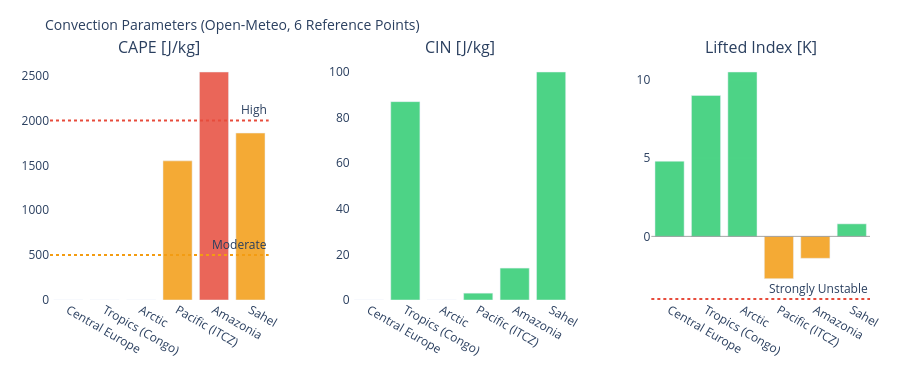

The notebook cell saved with this chart:
### Markdown cell above
---
## 3. Visualizations

### Code cell
# ============================================================
# CAPE / CIN / LIFTED INDEX – Convection potential
# ============================================================

if not df_atm.empty:
    fig = make_subplots(
        rows=1, cols=3,
        subplot_titles=['CAPE [J/kg]', 'CIN [J/kg]', 'Lifted Index [K]'],
        horizontal_spacing=0.1
    )
    pts = df_atm['point'].tolist()
    pt_colors = ['#E85D24','#185FA5','#888780','#378ADD','#639922','#F2A623']

    # CAPE – höher = mehr Gewitterpotential
    cape_vals = df_atm['cape'].fillna(0).tolist()
    cape_colors = ['#e74c3c' if v > 2000 else '#f39c12' if v > 500 else '#2ecc71'
                   for v in cape_vals]
    fig.add_trace(go.Bar(x=pts, y=cape_vals, marker_color=cape_colors,
                         opacity=0.85, showlegend=False), row=1, col=1)
    fig.add_hline(y=2000, line_dash='dot', line_color='#e74c3c',
                  annotation_text='High', row=1, col=1)
    fig.add_hline(y=500,  line_dash='dot', line_color='#f39c12',
                  annotation_text='Moderate', row=1, col=1)

    # CIN – negativer = stärker gedeckelt (weniger Auslöse)
    cin_vals = df_atm['cin'].fillna(0).tolist()
    cin_colors = ['#e74c3c' if v < -200 else '#f39c12' if v < -50 else '#2ecc71'
                  for v in cin_vals]
    fig.add_trace(go.Bar(x=pts, y=cin_vals, marker_color=cin_colors,
                         opacity=0.85, showlegend=False), row=1, col=2)

    # Lifted Index – negativ = instabil
    li_vals = df_atm['li'].fillna(0).tolist()
    li_colors = ['#e74c3c' if v < -4 else '#f39c12' if v < 0 else '#2ecc71'
                 for v in li_vals]
    fig.add_trace(go.Bar(x=pts, y=li_vals, marker_color=li_colors,
                         opacity=0.85, showlegend=False), row=1, col=3)
    fig.add_hline(y=0, line_color='gray', line_width=0.7, row=1, col=3)
    fig.add_hline(y=-4, line_dash='dot', line_color='#e74c3c',
                  annotation_text='Strongly Unstable', row=1, col=3)

    fig.update_layout(
        title=dict(text='Convection Parameters (Open-Meteo, 6 Reference Points)', font=dict(size=14)),
        height=380, plot_bgcolor='rgba(0,0,0,0)', paper_bgcolor='rgba(0,0,0,0)',
        margin=dict(l=50, r=30, t=60, b=80)
    )
    fig.update_xaxes(tickangle=30)
    fig.show()

### Figure 1 — Plotly figure (JSON) as saved in the notebook; plotly's stock layout.template omitted (floating-point values rounded to 4 significant figures)
{"data": [{"marker": {"color": ["#2ecc71", "#2ecc71", "#2ecc71", "#f39c12", "#e74c3c", "#f39c12"]}, "opacity": 0.85, "showlegend": false, "type": "bar", "x": ["Central Europe", "Tropics (Congo)", "Arctic", "Pacific (ITCZ)", "Amazonia", "Sahel"], "xaxis": "x", "y": [0.0, 0.0, 0.0, 1550.0, 2540.0, 1860.0], "yaxis": "y"}, {"marker": {"color": ["#2ecc71", "#2ecc71", "#2ecc71", "#2ecc71", "#2ecc71", "#2ecc71"]}, "opacity": 0.85, "showlegend": false, "type": "bar", "x": ["Central Europe", "Tropics (Congo)", "Arctic", "Pacific (ITCZ)", "Amazonia", "Sahel"], "xaxis": "x2", "y": [0.0, 87.0, 0.0, 3.0, 14.0, 100.0], "yaxis": "y2"}, {"marker": {"color": ["#2ecc71", "#2ecc71", "#2ecc71", "#f39c12", "#f39c12", "#2ecc71"]}, "opacity": 0.85, "showlegend": false, "type": "bar", "x": ["Central Europe", "Tropics (Congo)", "Arctic", "Pacific (ITCZ)", "Amazonia", "Sahel"], "xaxis": "x3", "y": [4.8, 9.0, 10.5, -2.7, -1.4, 0.8], "yaxis": "y3"}], "layout": {"annotations": [{"font": {"size": 16}, "showarrow": false, "text": "CAPE [J/kg]", "x": 0.1333, "xanchor": "center", "xref": "paper", "y": 1.0, "yanchor": "bottom", "yref": "paper"}, {"font": {"size": 16}, "showarrow": false, "text": "CIN [J/kg]", "x": 0.5, "xanchor": "center", "xref": "paper", "y": 1.0, "yanchor": "bottom", "yref": "paper"}, {"font": {"size": 16}, "showarrow": false, "text": "Lifted Index [K]", "x": 0.8667, "xanchor": "center", "xref": "paper", "y": 1.0, "yanchor": "bottom", "yref": "paper"}, {"showarrow": false, "text": "High", "x": 1, "xanchor": "right", "xref": "x domain", "y": 2000, "yanchor": "bottom", "yref": "y"}, {"showarrow": false, "text": "Moderate", "x": 1, "xanchor": "right", "xref": "x domain", "y": 500, "yanchor": "bottom", "yref": "y"}, {"showarrow": false, "text": "Strongly Unstable", "x": 1, "xanchor": "right", "xref": "x3 domain", "y": -4, "yanchor": "bottom", "yref": "y3"}], "height": 380, "margin": {"b": 80, "l": 50, "r": 30, "t": 60}, "paper_bgcolor": "rgba(0,0,0,0)", "plot_bgcolor": "rgba(0,0,0,0)", "shapes": [{"line": {"color": "#e74c3c", "dash": "dot"}, "type": "line", "x0": 0, "x1": 1, "xref": "x domain", "y0": 2000, "y1": 2000, "yref": "y"}, {"line": {"color": "#f39c12", "dash": "dot"}, "type": "line", "x0": 0, "x1": 1, "xref": "x domain", "y0": 500, "y1": 500, "yref": "y"}, {"line": {"color": "gray", "width": 0.7}, "type": "line", "x0": 0, "x1": 1, "xref": "x3 domain", "y0": 0, "y1": 0, "yref": "y3"}, {"line": {"color": "#e74c3c", "dash": "dot"}, "type": "line", "x0": 0, "x1": 1, "xref": "x3 domain", "y0": -4, "y1": -4, "yref": "y3"}], "title": {"font": {"size": 14}, "text": "Convection Parameters (Open-Meteo, 6 Reference Points)"}, "xaxis": {"anchor": "y", "domain": [0.0, 0.2667], "tickangle": 30}, "xaxis2": {"anchor": "y2", "domain": [0.3667, 0.6333], "tickangle": 30}, "xaxis3": {"anchor": "y3", "domain": [0.7333, 1.0], "tickangle": 30}, "yaxis": {"anchor": "x", "domain": [0.0, 1.0]}, "yaxis2": {"anchor": "x2", "domain": [0.0, 1.0]}, "yaxis3": {"anchor": "x3", "domain": [0.0, 1.0]}}}
